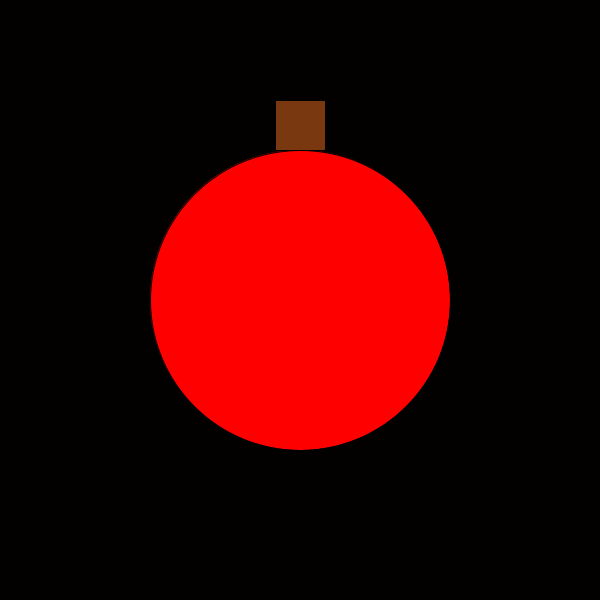
Frame 1 (no input)
Frame 60 (the mouse pressed at the canvas centre just before this capture): identical to frame 1, image omitted
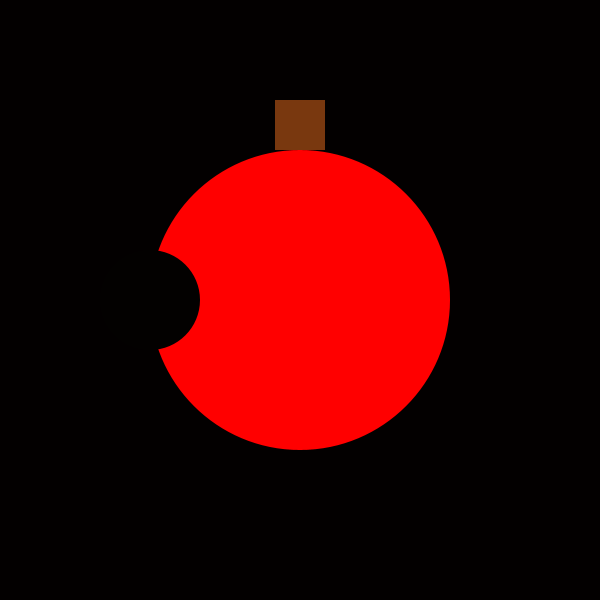
Frame 120 (the mouse held since frame 60 and released just before this capture)

The Processing sketch that drew these frames (run headless with seeded random() and noise(); from frame 60 on, the mouse is pressed at the canvas centre):

// Processing sketch: sketch_190923a
// ── sketch_190923a.pde
void draw(){  
fill(#FF0000);
background(#030000);
ellipse(300, 300, 300, 300);
fill(#79380F);
rect(275, 100, 50, 50);

if(mousePressed){
  noStroke();
  fill(#030100);
  ellipse(150, 300, 100, 100);
}
}
void setup(){
  size(600, 600);
}
